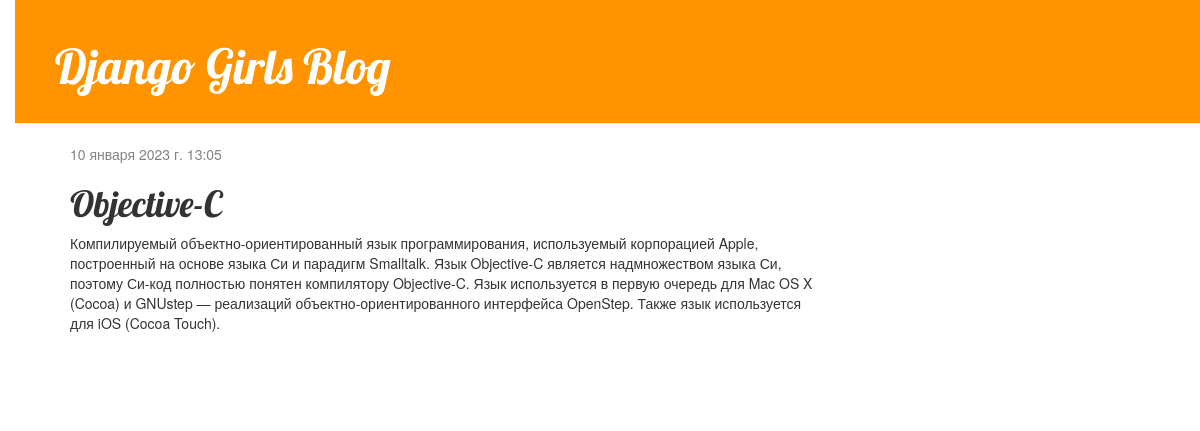
The page /post/10/ on the database its author committed.
### blog/models.py (models this page shows, shortened)
class Post(models.Model):
    author = models.ForeignKey(settings.AUTH_USER_MODEL, on_delete=models.CASCADE)
    title = models.CharField(max_length=200)
    text = models.TextField()
    created_date = models.DateTimeField(default=timezone.now)
    published_date = models.DateTimeField(blank=True, null=True)

### blog/views.py (the view)
# urls.py: path('post/<int:pk>/', views.post_detail, name='post_detail'),
def post_detail(request, pk):
    post = get_object_or_404(Post, pk=pk)
    return render(request, 'blog/post_detail.html', {'post': post})

### blog/templates/blog/post_detail.html (shortened to what this page needs)
{% extends 'blog/base.html' %}
{% block content %}
  <div class="post">
    {% if post.published_date %}
      <div class="date">
        {{ post.published_date }}
      </div>
    {% endif %}
    <h1>{{ post.title }}</h1>
    <p>{{ post.text|linebreaksbr }}</p>
  </div>
{% endblock %}

### blog/static/css/blog.css (style rules this page uses)
body { padding-left: 15px; }
h1, h2, h3, h4 { font-family: 'Lobster', cursive; }
.date { color: #828282; }
.post { margin-bottom: 70px; }

### rows shown on the page
Post: published_date "10 января 2023 г. 13:05", title "Objective-C", text "Компилируемый объектно-ориентированный язык программирования, используемый корпорацией Apple, построенный на основе языка Си и парадигм Smalltalk. Язык Objective-C является надмножеством языка Си, поэтому Си-код полностью понятен компилятору Objective-C. Язык используется в первую очередь для Mac OS X (Cocoa) и GNUstep — реализаций объектно-ориентированного интерфейса OpenStep. Также язык используется для iOS (Cocoa Touch)."
